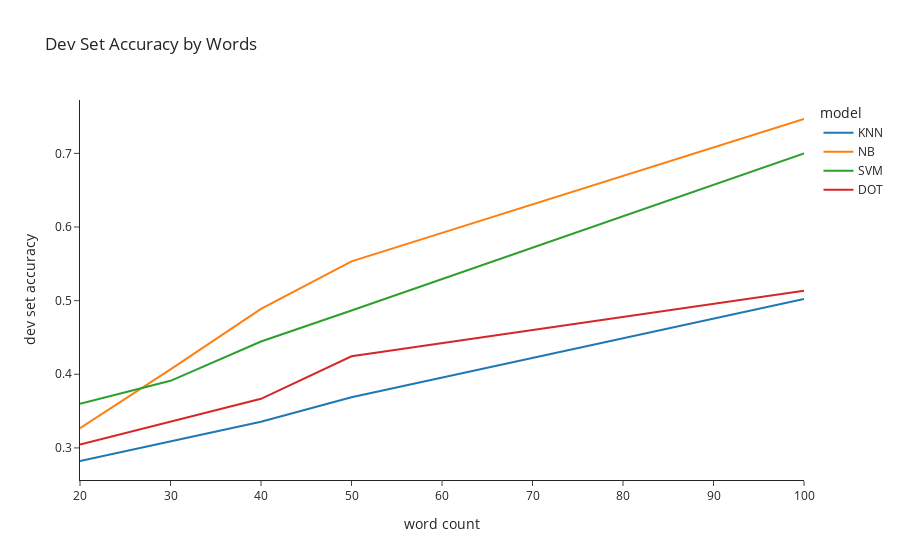

This figure's notebook cell:
### Code cell
import plotly.express as px
fig = px.line(df, x="words", y="test_accur", color="model", title="Dev Set Accuracy by Words", template="simple_white")
fig.update_layout(yaxis_title="dev set accuracy",
                xaxis_title="word count")
fig.show()

### Figure 1 — Plotly figure (JSON) as saved in the notebook; plotly's stock layout.template omitted (floating-point values rounded to 4 significant figures)
{"data": [{"hoverlabel": {"namelength": 0}, "hovertemplate": "model=KNN<br>words=%{x}<br>test_accur=%{y}", "legendgroup": "KNN", "line": {"color": "#1F77B4", "dash": "solid"}, "mode": "lines", "name": "KNN", "showlegend": true, "type": "scatter", "x": [20, 30, 40, 50, 100], "xaxis": "x", "y": [0.2822, 0.3089, 0.3356, 0.3689, 0.5022], "yaxis": "y"}, {"hoverlabel": {"namelength": 0}, "hovertemplate": "model=NB<br>words=%{x}<br>test_accur=%{y}", "legendgroup": "NB", "line": {"color": "#FF7F0E", "dash": "solid"}, "mode": "lines", "name": "NB", "showlegend": true, "type": "scatter", "x": [20, 30, 40, 50, 100], "xaxis": "x", "y": [0.3267, 0.4067, 0.4889, 0.5533, 0.7467], "yaxis": "y"}, {"hoverlabel": {"namelength": 0}, "hovertemplate": "model=SVM<br>words=%{x}<br>test_accur=%{y}", "legendgroup": "SVM", "line": {"color": "#2CA02C", "dash": "solid"}, "mode": "lines", "name": "SVM", "showlegend": true, "type": "scatter", "x": [20, 30, 40, 50, 100], "xaxis": "x", "y": [0.36, 0.3911, 0.4444, 0.4867, 0.7], "yaxis": "y"}, {"hoverlabel": {"namelength": 0}, "hovertemplate": "model=DOT<br>words=%{x}<br>test_accur=%{y}", "legendgroup": "DOT", "line": {"color": "#D62728", "dash": "solid"}, "mode": "lines", "name": "DOT", "showlegend": true, "type": "scatter", "x": [20, 30, 40, 50, 100], "xaxis": "x", "y": [0.3044, 0.3356, 0.3667, 0.4244, 0.5133], "yaxis": "y"}], "layout": {"legend": {"title": {"text": "model"}, "tracegroupgap": 0}, "title": {"text": "Dev Set Accuracy by Words"}, "xaxis": {"anchor": "y", "domain": [0, 1], "title": {"text": "word count"}}, "yaxis": {"anchor": "x", "domain": [0, 1], "title": {"text": "dev set accuracy"}}}}
